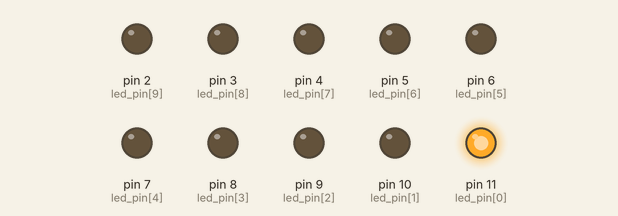
Simulated run of this sketch. Board: Arduino Uno, built with avr-gcc and run on an emulated ATmega328P. On the bench: output pins drawn as LEDs (lit = HIGH).

Above: at 0.1 s.
At 0.7 s:
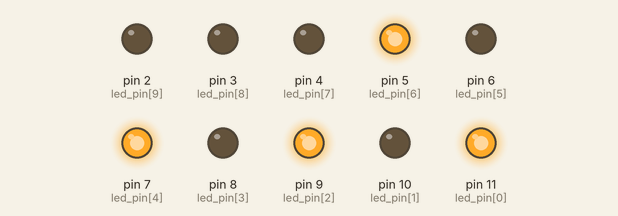
At 1.3 s:
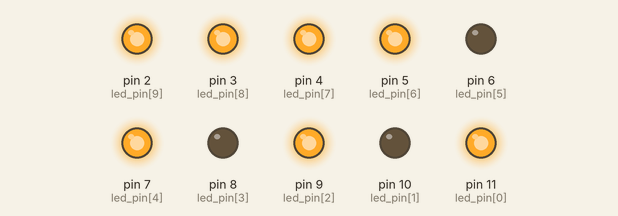
At 2.5 s:
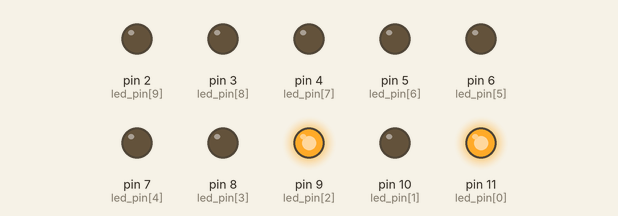
At 3.7 s:
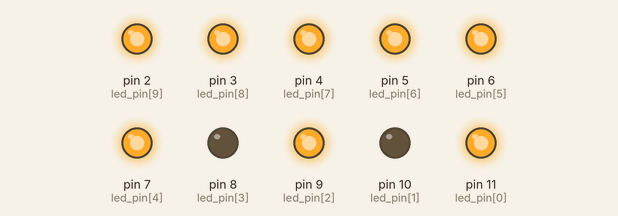
At 4.9 s:
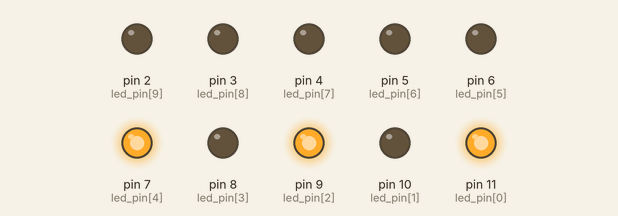
Timing chart, 0 to 5.2 s (numbered marks = the images above):
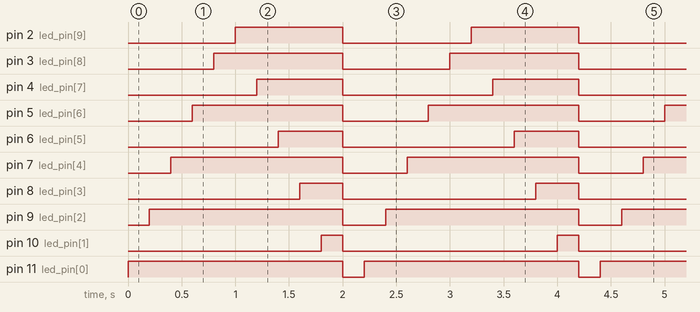

The sketch:

Bai3.ino
```cpp
const int n_led = 10;
const int led_pin[n_led] = {11, 10, 9, 8, 7, 6, 5, 4, 3, 2};

void setup() {
  for (int i = 0; i < n_led; i++) {
    pinMode(led_pin[i], OUTPUT);
  }
}

void loop() {
  for (int i = 0; i < n_led; i=i+2) {
    digitalWrite(led_pin[i], HIGH);
    delay(200);
  }

  for (int i = n_led-1; i >= 0; i=i-2) {
    digitalWrite(led_pin[i], HIGH);
    delay(200);
  }

  for (int i = n_led-1; i >= 0; i--) {
    digitalWrite(led_pin[i], LOW);
  }

  delay(200);

}
```

Measured:
- by itself, pin 2 (led_pin[9]): alternates HIGH for 1.0 s and LOW for 1.2 s
- by itself, pin 3 (led_pin[8]): alternates HIGH for 1.2 s and LOW for 1.0 s
- by itself, pin 4 (led_pin[7]): alternates HIGH for 0.80 s and LOW for 1.4 s
- by itself, pin 5 (led_pin[6]): alternates HIGH for 1.4 s and LOW for 0.80 s
- by itself, pin 6 (led_pin[5]): alternates HIGH for 0.60 s and LOW for 1.6 s
- by itself, pin 7 (led_pin[4]): alternates HIGH for 1.6 s and LOW for 0.60 s
- by itself, pin 8 (led_pin[3]): alternates HIGH for 0.40 s and LOW for 1.8 s
- by itself, pin 9 (led_pin[2]): alternates HIGH for 1.8 s and LOW for 0.40 s
